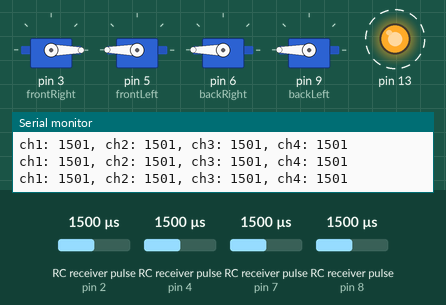
Simulated run of this sketch. Board: Arduino Uno, built with avr-gcc and run on an emulated ATmega328P. Parts: 4 × servo, output pins drawn as LEDs (lit = HIGH), the last lines printed to the serial monitor. Wiring (inferred from the names in the program): 4 × RC receiver channel: data pin 2 / data pin 4 / data pin 7 / data pin 8. Dashed ring = blinking. Inputs (shaded band) come from the test bench; at power-on: RC receiver pulse (sensors on pin 4, pin 2, pin 7, pin 8) 1500 µs.

Above: at 1.2 s.
1.3 s: RC receiver pulse (sensor on pin 4) set to 1750 µs
At 3.9 s:
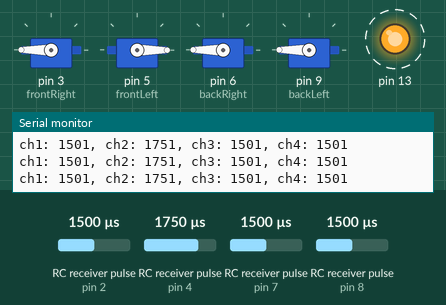
4.3 s: RC receiver pulse (sensor on pin 2) set to 1750 µs
At 5.8 s:
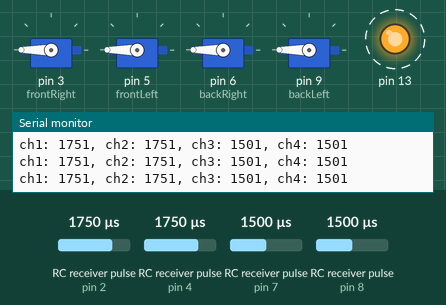
7.3 s: RC receiver pulse (sensor on pin 7) set to 1020 µs
At 8.3 s:
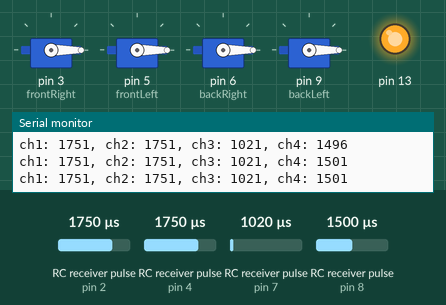
8.8 s: RC receiver pulse (sensor on pin 7) set to 1250 µs
At 9.8 s:
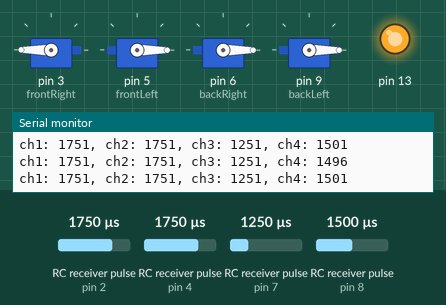
11.8 s: RC receiver pulse (sensor on pin 8) set to 1497 µs
14.8 s: RC receiver pulse (sensor on pin 2) set to 1980 µs
At 15.22 s:
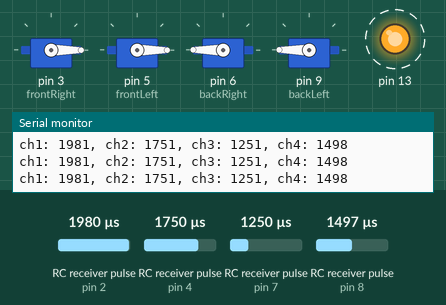
Timing chart, 0 to 18.8 s (numbered marks = the images above; inputs shaded):
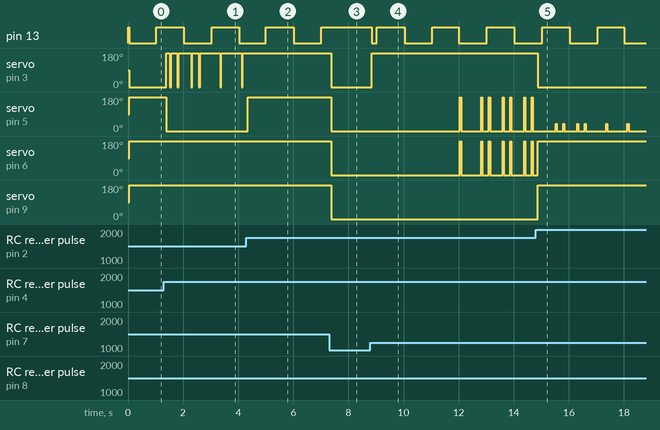

The sketch:

quad.ino
```cpp
// (licence header left out)
#include <Servo.h>
#include <Time.h>

unsigned long channel_1;// pin 2
unsigned long channel_2;// pin 4
unsigned long channel_3;// pin 7
unsigned long channel_4;// pin 8

Servo frontRight; // pwm pin 3
Servo frontLeft;  // pwm pin 5
Servo backRight;  // pwm pin 6
Servo backLeft;   // pwm pin 9

void setup() {
  Serial.begin(9600);
  pinMode(2,INPUT);//channel 1
  pinMode(4,INPUT);//channel 2
  pinMode(7,INPUT);//channel 3
  pinMode(8,INPUT);//channel 4

  frontRight.attach(3);
  frontLeft.attach( 5);
  backRight.attach( 6);
  backLeft.attach(  9);

  pinMode(13, OUTPUT);
  digitalWrite(13, HIGH);
}

void loop() {
  if(second()%2==1){//        blink to know arduino is working correctly
    digitalWrite(13, HIGH);
  }else if((second()%2==0)&&channel_3>1050){
    digitalWrite(13, LOW);
  }

  channel_1 = pulseIn(2,HIGH);
  channel_2 = pulseIn(4,HIGH);
  channel_3 = pulseIn(7,HIGH);
  channel_4 = pulseIn(8,HIGH);

  Serial.print("ch1: ");
  Serial.print(channel_1);
  Serial.print(", ch2: ");
  Serial.print(channel_2);
  Serial.print(", ch3: ");
  Serial.print(channel_3);
  Serial.print(", ch4: ");
  Serial.println(channel_4);

  //frontRight.writeMicroseconds(channel_1);
  //frontLeft.writeMicroseconds(channel_2);
  //backRight.writeMicroseconds(channel_3);
  //backLeft.writeMicroseconds(channel_4);

  updateRotors();

  delay(10);//remove this!
}

void updateRotors(){
  if(channel_3<1050){//not sure about this val
    frontRight.writeMicroseconds(0);//or whatever value cuts off the motors
    frontLeft.writeMicroseconds( 0);
    backRight.writeMicroseconds( 0);
    backLeft.writeMicroseconds(  0);
    return;
  }
  frontRight.writeMicroseconds(channel_3*((-channel_1-channel_2-channel_4)/3));
  frontLeft.writeMicroseconds( channel_3*((+channel_1-channel_2+channel_4)/3));
  backRight.writeMicroseconds( channel_3*((-channel_1+channel_2+channel_4)/3));
  backLeft.writeMicroseconds(  channel_3*((+channel_1+channel_2-channel_4)/3));
}
```

Measured:
- after the input at 1.3 s, servo on pin 5 (frontLeft): 180° → 0° after 0.08 s
- after the input at 4.3 s, servo on pin 3 (frontRight): stops changing and stays 180°; servo on pin 5 (frontLeft): 0° → 180° after 0.05 s
- after the input at 7.3 s, pin 13: stays HIGH (without the input it goes to LOW after 0.73 s); servo on pin 3 (frontRight), servo on pin 5 (frontLeft), servo on pin 6 (backRight), servo on pin 9 (backLeft): 180° → 0° after 0.07 s
- after the input at 8.8 s, pin 13: HIGH → LOW after 0.05 s, → HIGH 0.18 s later, → LOW 1.0 s later, → HIGH 1.0 s later; servo on pin 3 (frontRight): 0° → 180° at once
- after the input at 14.8 s, servo on pin 3 (frontRight): 180° → 0° after 0.08 s; servo on pin 9 (backLeft): 0° → 180° after 0.08 s
